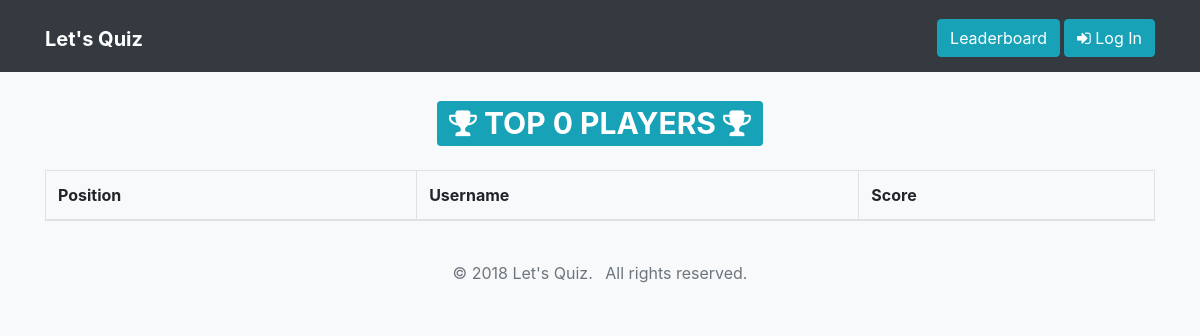
The app's page /leaderboard/, older data.
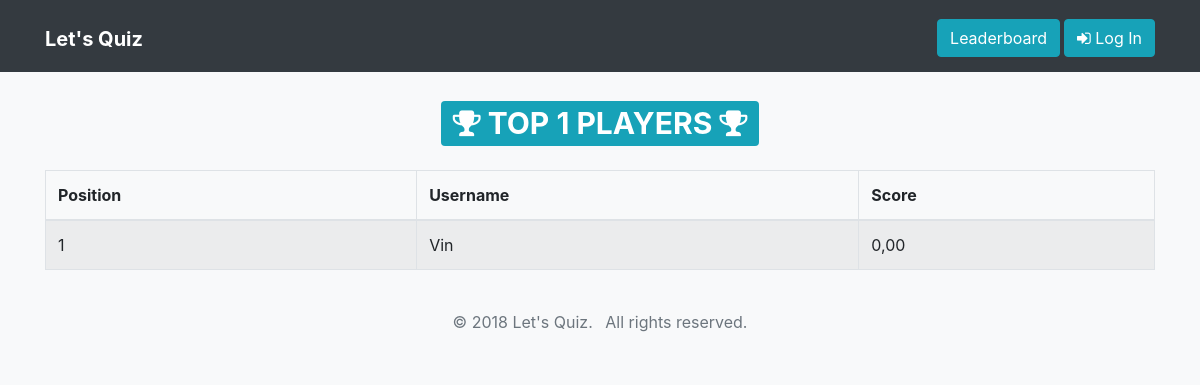
The same page, newer data.
### quiz/models.py (models this page shows, shortened)
class Profile(models.Model):
    user = models.OneToOneField(settings.AUTH_USER_MODEL, on_delete=models.CASCADE)
    date_of_birth = models.DateField(blank=True, null=True)
    total_score = models.DecimalField(_('Total Score'), default=0, decimal_places=2, max_digits=10)
    question = models.ForeignKey(Question, on_delete=models.CASCADE, default=get_question_default)
    quiz = models.ForeignKey(Quiz, on_delete=models.CASCADE)
    marks_obtained = models.DecimalField(_('Marks Obtained'), default=0, decimal_places=2, max_digits=6)
    selected_choice = models.ForeignKey(Choice, on_delete=models.CASCADE, null=True)
    is_correct = models.BooleanField(_('Was this attempt correct?'), default=False, null=False)

### quiz/views.py (the view)
# urls.py: path('leaderboard/', views.leaderboard, name='leaderboard'),
def leaderboard(request):
    top_quiz_profiles = Profile.objects.order_by('-total_score')[:500]
    total_count = top_quiz_profiles.count()
    context = {
        'top_quiz_profiles': top_quiz_profiles,
        'total_count': total_count,
    }
    return render(request, 'quiz/leaderboard.html', context=context)

### quiz/templates/quiz/leaderboard.html (shortened to what this page needs)
{% extends 'base.html' %}
{% block content %}
<div class="container">
    <h1 class="text-center my-4"><span class="badge badge-info"><i class="fa fa-trophy" aria-hidden="true"></i> TOP {{ total_count }} PLAYERS <i class="fa fa-trophy" aria-hidden="true"></i></span></h1>
    <table class="table table-striped table-bordered">
        <thead>
            <tr>
                <th>Position</th>
                <th>Username</th>
                <th>Score</th>
            </tr>
        </thead>
        <tbody>
            {% for quiz_profile in top_quiz_profiles %}
            <tr>
                <td>{{ forloop.counter }}</td>
                <td>{{ quiz_profile.user.username }}</td>
                <td>{{ quiz_profile.total_score }}</td>
            </tr>
            {% endfor %}
        </tbody>
    </table>
</div>
{% endblock content %}

### quiz/templates/base.html (shortened to what this page needs)
{% load static %}
<!doctype html>
<html lang="en">
<head>
    <link rel="stylesheet" href="https://maxcdn.bootstrapcdn.com/bootstrap/4.0.0-beta.2/css/bootstrap.min.css">
    <link rel="stylesheet" href="https://maxcdn.bootstrapcdn.com/font-awesome/4.7.0/css/font-awesome.min.css">
    <link rel="stylesheet" href="https://maxcdn.bootstrapcdn.com/font-awesome/4.7.0/css/font-awesome.min.css">
    <link rel="stylesheet" href="{% static 'css/main.css' %}">
</head>
<body class="bg-light">
    <nav class="navbar navbar-expand-md navbar-dark bg-dark">
        <div class="container">
            <h1><a href="{% url 'quiz:home' %}" class="navbar-brand">
            <strong>Let's Quiz</strong></a></h1>
            <div class="collapse navbar-collapse justify-content-end " id="navbar">
                {% if not request.user.is_active %}
                <a href="{% url 'quiz:leaderboard' %}" class="btn btn-info mt-1 mx-1">Leaderboard</a>
                <a href="{% url 'quiz:login' %}" class="btn btn-info mt-1"><i class="fa fa-sign-in" aria-hidden="true"></i> Log In</a>
                {% endif %}
            </div>
        </div>
    </nav>
    {% block content %}
    {% endblock content %}
    <footer class="bg-light text-muted py-0">
        <div class="container py-4">
            <ul class="list-inline mb-0 text-center">
                <li class="list-inline-item">&copy; 2018 Let's Quiz.</li>
                <li class="list-inline-item">All rights reserved.</li>
            </ul>
        </div>
    </footer>
</body>
</html>

Row changes from the older to the newer data that the page shows:
added Profile: user.username "Vin", total_score "0,00"
Text that changed along with them:
{{ total_count }}: "0" → "1"
